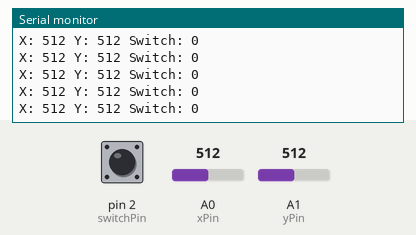
A sketch run on a simulated Arduino Uno, built with avr-gcc and run on an emulated ATmega328P. Parts: the last lines printed to the serial monitor. The test bench sets the inputs (shaded band); at power-on: A1 (yPin) = 512, pin 2 (switchPin) HIGH, A0 (xPin) = 512.

Above: at 7.2 s.
7.3 s: A1 (yPin) set to 109
At 7.46 s:
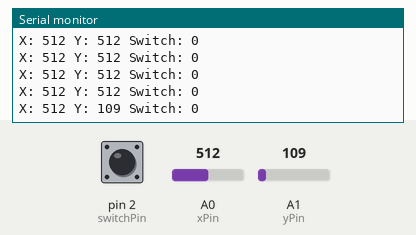
10.3 s: A1 (yPin) set to 95
At 10.38 s:
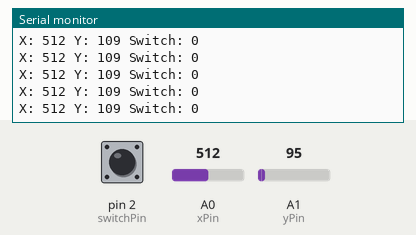
Timing chart, 0 to 13.3 s (numbered marks = the images above; inputs shaded):
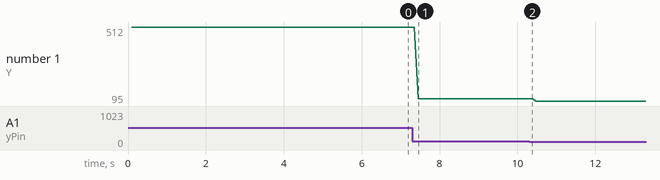

The sketch:

JoystickToSerial.ino
```cpp
#define xPin A0
#define yPin A1
#define switchPin 2

int xVal, yVal, sVal;
void setup() {
  Serial.begin(9600);
  pinMode(xPin, INPUT);
  pinMode(yPin, INPUT);
  pinMode(switchPin, INPUT);
  digitalWrite(switchPin, HIGH); //Simulate pull up resistor
}

void loop() {
  xVal = analogRead(xPin);
  yVal = analogRead(yPin);
  sVal = !digitalRead(switchPin);
  delay(100);
  Serial.print("X: ");
  Serial.print(xVal);
  Serial.print(" Y: ");
  Serial.print(yVal);
  Serial.print(" Switch: ");
  Serial.print(sVal);
  Serial.println();
}
```

Measured:
- after the input at 7.3 s, the serial monitor: prints a new line after 0.15 s (image 1)
- plotted number 1: 512 → 109 after the input at 7.3 s, 109 → 95 after the input at 10.3 s
